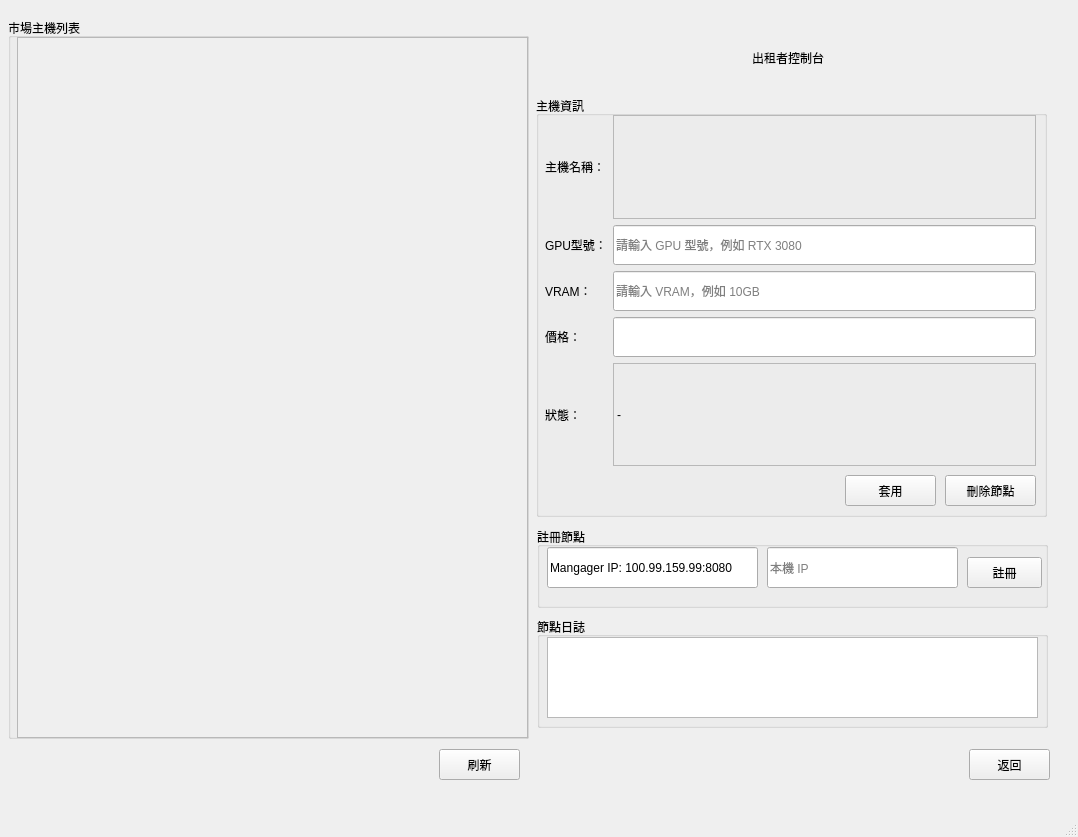
<?xml version="1.0" encoding="UTF-8"?>
<ui version="4.0">
 <class>MainWindow</class>
 <widget class="QMainWindow" name="MainWindow">
  <property name="geometry">
   <rect>
    <x>0</x>
    <y>0</y>
    <width>1078</width>
    <height>837</height>
   </rect>
  </property>
  <property name="windowTitle">
   <string>MainWindow</string>
  </property>
  <widget class="QWidget" name="centralwidget">
   <layout class="QHBoxLayout" name="horizontalLayout_2">
    <item>
     <widget class="QStackedWidget" name="stackedWidget">
      <property name="currentIndex">
       <number>2</number>
      </property>
      <widget class="QWidget" name="page">
       <widget class="QPushButton" name="btn_role_renter">
        <property name="geometry">
         <rect>
          <x>60</x>
          <y>80</y>
          <width>461</width>
          <height>641</height>
         </rect>
        </property>
        <property name="layoutDirection">
         <enum>Qt::LayoutDirection::RightToLeft</enum>
        </property>
        <property name="text">
         <string>租借者</string>
        </property>
        <property name="iconSize">
         <size>
          <width>16</width>
          <height>16</height>
         </size>
        </property>
       </widget>
       <widget class="QPushButton" name="btn_role_provider">
        <property name="geometry">
         <rect>
          <x>530</x>
          <y>80</y>
          <width>461</width>
          <height>641</height>
         </rect>
        </property>
        <property name="text">
         <string>出租者</string>
        </property>
        <property name="iconSize">
         <size>
          <width>16</width>
          <height>16</height>
         </size>
        </property>
        <property name="autoRepeatDelay">
         <number>300</number>
        </property>
       </widget>
      </widget>
      <widget class="QWidget" name="page_2">
       <widget class="QWidget" name="horizontalLayoutWidget">
        <property name="geometry">
         <rect>
          <x>0</x>
          <y>50</y>
          <width>521</width>
          <height>681</height>
         </rect>
        </property>
        <layout class="QHBoxLayout" name="horizontalLayout">
         <item>
          <widget class="QScrollArea" name="sa_renter_nodes">
           <property name="widgetResizable">
            <bool>true</bool>
           </property>
           <widget class="QWidget" name="sa_renter_nodes_content">
            <property name="geometry">
             <rect>
              <x>0</x>
              <y>0</y>
              <width>517</width>
              <height>677</height>
             </rect>
            </property>
            <widget class="QWidget" name="verticalLayoutWidget_3">
             <property name="geometry">
              <rect>
               <x>0</x>
               <y>0</y>
               <width>521</width>
               <height>681</height>
              </rect>
             </property>
             <layout class="QVBoxLayout" name="vlay_renter_nodes"/>
            </widget>
           </widget>
          </widget>
         </item>
        </layout>
       </widget>
       <widget class="QPushButton" name="btn_back_renter">
        <property name="geometry">
         <rect>
          <x>960</x>
          <y>740</y>
          <width>81</width>
          <height>31</height>
         </rect>
        </property>
        <property name="text">
         <string>返回</string>
        </property>
       </widget>
       <widget class="QWidget" name="horizontalLayoutWidget_5">
        <property name="geometry">
         <rect>
          <x>0</x>
          <y>0</y>
          <width>521</width>
          <height>51</height>
         </rect>
        </property>
        <layout class="QHBoxLayout" name="horizontalLayout_5">
         <item>
          <widget class="QPushButton" name="btn_r_refresh_nodes">
           <property name="text">
            <string>刷新</string>
           </property>
          </widget>
         </item>
         <item>
          <widget class="QLabel" name="lbl_r_manager">
           <property name="text">
            <string>manager IP：</string>
           </property>
          </widget>
         </item>
        </layout>
       </widget>
       <widget class="QWidget" name="verticalLayoutWidget_4">
        <property name="geometry">
         <rect>
          <x>519</x>
          <y>9</y>
          <width>531</width>
          <height>721</height>
         </rect>
        </property>
        <layout class="QVBoxLayout" name="verticalLayout">
         <item>
          <widget class="QGroupBox" name="gb_r_submit">
           <property name="title">
            <string>送出任務</string>
           </property>
           <widget class="QLabel" name="lbl_r_selected_node">
            <property name="geometry">
             <rect>
              <x>10</x>
              <y>20</y>
              <width>511</width>
              <height>16</height>
             </rect>
            </property>
            <property name="text">
             <string>尚未選擇節點</string>
            </property>
           </widget>
           <widget class="QLineEdit" name="edit_r_container">
            <property name="geometry">
             <rect>
              <x>10</x>
              <y>40</y>
              <width>511</width>
              <height>21</height>
             </rect>
            </property>
            <property name="text">
             <string>nvidia/cuda:13.1.1-cudnn-devel-ubuntu24.04</string>
            </property>
            <property name="placeholderText">
             <string>docker.io/rocm/dev-ubuntu-24.04:7.2</string>
            </property>
           </widget>
           <widget class="QPlainTextEdit" name="edit_r_script">
            <property name="geometry">
             <rect>
              <x>10</x>
              <y>70</y>
              <width>511</width>
              <height>131</height>
             </rect>
            </property>
            <property name="plainText">
             <string>nvidia-smi</string>
            </property>
           </widget>
           <widget class="QPushButton" name="btn_r_submit_job">
            <property name="geometry">
             <rect>
              <x>450</x>
              <y>210</y>
              <width>75</width>
              <height>23</height>
             </rect>
            </property>
            <property name="text">
             <string>送出任務</string>
            </property>
           </widget>
          </widget>
         </item>
         <item>
          <widget class="QGroupBox" name="gb_r_stdout">
           <property name="title">
            <string>STDOUT</string>
           </property>
           <widget class="QPlainTextEdit" name="text_r_stdout">
            <property name="geometry">
             <rect>
              <x>10</x>
              <y>20</y>
              <width>511</width>
              <height>201</height>
             </rect>
            </property>
            <property name="readOnly">
             <bool>true</bool>
            </property>
           </widget>
          </widget>
         </item>
         <item>
          <widget class="QGroupBox" name="gb_r_stderr">
           <property name="title">
            <string>STDERR</string>
           </property>
           <widget class="QPlainTextEdit" name="text_r_stderr">
            <property name="geometry">
             <rect>
              <x>10</x>
              <y>20</y>
              <width>511</width>
              <height>201</height>
             </rect>
            </property>
            <property name="readOnly">
             <bool>true</bool>
            </property>
           </widget>
          </widget>
         </item>
        </layout>
       </widget>
      </widget>
      <widget class="QWidget" name="page_3">
       <widget class="QWidget" name="horizontalLayoutWidget_2">
        <property name="geometry">
         <rect>
          <x>-1</x>
          <y>9</y>
          <width>521</width>
          <height>721</height>
         </rect>
        </property>
        <layout class="QHBoxLayout" name="horizontalLayout_3">
         <item>
          <widget class="QGroupBox" name="groupBox">
           <property name="title">
            <string>市場主機列表</string>
           </property>
           <widget class="QScrollArea" name="sa_provider_market">
            <property name="geometry">
             <rect>
              <x>9</x>
              <y>19</y>
              <width>511</width>
              <height>701</height>
             </rect>
            </property>
            <property name="widgetResizable">
             <bool>true</bool>
            </property>
            <widget class="QWidget" name="sa_provider_market_content">
             <property name="geometry">
              <rect>
               <x>0</x>
               <y>0</y>
               <width>509</width>
               <height>699</height>
              </rect>
             </property>
             <widget class="QWidget" name="verticalLayoutWidget">
              <property name="geometry">
               <rect>
                <x>9</x>
                <y>9</y>
                <width>491</width>
                <height>681</height>
               </rect>
              </property>
              <layout class="QVBoxLayout" name="vlay_provider_cards">
               <item>
                <spacer name="verticalSpacer">
                 <property name="orientation">
                  <enum>Qt::Orientation::Vertical</enum>
                 </property>
                 <property name="sizeHint" stdset="0">
                  <size>
                   <width>20</width>
                   <height>40</height>
                  </size>
                 </property>
                </spacer>
               </item>
              </layout>
             </widget>
            </widget>
           </widget>
          </widget>
         </item>
        </layout>
       </widget>
       <widget class="QWidget" name="horizontalLayoutWidget_3">
        <property name="geometry">
         <rect>
          <x>519</x>
          <y>9</y>
          <width>531</width>
          <height>721</height>
         </rect>
        </property>
        <layout class="QHBoxLayout" name="horizontalLayout_4">
         <item>
          <widget class="QWidget" name="w_provider_right" native="true">
           <widget class="QWidget" name="verticalLayoutWidget_2">
            <property name="geometry">
             <rect>
              <x>-1</x>
              <y>-1</y>
              <width>531</width>
              <height>721</height>
             </rect>
            </property>
            <layout class="QVBoxLayout" name="vlay_provider_right">
             <item>
              <widget class="QWidget" name="w_provider_topbar" native="true">
               <widget class="QWidget" name="horizontalLayoutWidget_4">
                <property name="geometry">
                 <rect>
                  <x>10</x>
                  <y>10</y>
                  <width>501</width>
                  <height>61</height>
                 </rect>
                </property>
                <layout class="QHBoxLayout" name="hlay_provider_topbar">
                 <item>
                  <spacer name="horizontalSpacer">
                   <property name="orientation">
                    <enum>Qt::Orientation::Horizontal</enum>
                   </property>
                   <property name="sizeHint" stdset="0">
                    <size>
                     <width>40</width>
                     <height>20</height>
                    </size>
                   </property>
                  </spacer>
                 </item>
                 <item>
                  <widget class="QLabel" name="lbl_provider_title">
                   <property name="text">
                    <string>出租者控制台</string>
                   </property>
                  </widget>
                 </item>
                 <item>
                  <spacer name="horizontalSpacer_2">
                   <property name="orientation">
                    <enum>Qt::Orientation::Horizontal</enum>
                   </property>
                   <property name="sizeHint" stdset="0">
                    <size>
                     <width>40</width>
                     <height>20</height>
                    </size>
                   </property>
                  </spacer>
                 </item>
                </layout>
               </widget>
               <widget class="QGroupBox" name="gb_p_detail">
                <property name="geometry">
                 <rect>
                  <x>9</x>
                  <y>79</y>
                  <width>511</width>
                  <height>421</height>
                 </rect>
                </property>
                <property name="title">
                 <string>主機資訊</string>
                </property>
                <widget class="QWidget" name="w_p_detail" native="true">
                 <property name="geometry">
                  <rect>
                   <x>-1</x>
                   <y>9</y>
                   <width>511</width>
                   <height>421</height>
                  </rect>
                 </property>
                 <widget class="QWidget" name="layoutWidget">
                  <property name="geometry">
                   <rect>
                    <x>10</x>
                    <y>10</y>
                    <width>491</width>
                    <height>351</height>
                   </rect>
                  </property>
                  <layout class="QGridLayout" name="gridLayout">
                   <item row="4" column="0">
                    <widget class="QLabel" name="label_6">
                     <property name="text">
                      <string>狀態：</string>
                     </property>
                    </widget>
                   </item>
                   <item row="4" column="1">
                    <widget class="QLabel" name="lbl_p_status_value">
                     <property name="minimumSize">
                      <size>
                       <width>100</width>
                       <height>40</height>
                      </size>
                     </property>
                     <property name="frameShape">
                      <enum>QFrame::Shape::StyledPanel</enum>
                     </property>
                     <property name="text">
                      <string>-</string>
                     </property>
                    </widget>
                   </item>
                   <item row="2" column="0">
                    <widget class="QLabel" name="label_4">
                     <property name="text">
                      <string>VRAM：</string>
                     </property>
                    </widget>
                   </item>
                   <item row="3" column="1">
                    <widget class="QLineEdit" name="edit_p_price">
                     <property name="minimumSize">
                      <size>
                       <width>100</width>
                       <height>40</height>
                      </size>
                     </property>
                    </widget>
                   </item>
                   <item row="2" column="1">
                    <widget class="QLineEdit" name="edit_p_vram">
                     <property name="minimumSize">
                      <size>
                       <width>100</width>
                       <height>40</height>
                      </size>
                     </property>
                     <property name="placeholderText">
                      <string>請輸入 VRAM，例如 10GB</string>
                     </property>
                    </widget>
                   </item>
                   <item row="3" column="0">
                    <widget class="QLabel" name="label_5">
                     <property name="text">
                      <string>價格：</string>
                     </property>
                    </widget>
                   </item>
                   <item row="1" column="1">
                    <widget class="QLineEdit" name="edit_p_gpu_model">
                     <property name="enabled">
                      <bool>true</bool>
                     </property>
                     <property name="minimumSize">
                      <size>
                       <width>100</width>
                       <height>40</height>
                      </size>
                     </property>
                     <property name="placeholderText">
                      <string>請輸入 GPU 型號，例如 RTX 3080</string>
                     </property>
                    </widget>
                   </item>
                   <item row="1" column="0">
                    <widget class="QLabel" name="label_3">
                     <property name="text">
                      <string>GPU型號：</string>
                     </property>
                    </widget>
                   </item>
                   <item row="0" column="0">
                    <widget class="QLabel" name="label_2">
                     <property name="text">
                      <string>主機名稱：</string>
                     </property>
                    </widget>
                   </item>
                   <item row="0" column="1">
                    <widget class="QLabel" name="lbl_p_host_value">
                     <property name="minimumSize">
                      <size>
                       <width>100</width>
                       <height>40</height>
                      </size>
                     </property>
                     <property name="frameShape">
                      <enum>QFrame::Shape::StyledPanel</enum>
                     </property>
                     <property name="text">
                      <string/>
                     </property>
                    </widget>
                   </item>
                  </layout>
                 </widget>
                 <widget class="QPushButton" name="btn_p_apply_price">
                  <property name="geometry">
                   <rect>
                    <x>310</x>
                    <y>370</y>
                    <width>91</width>
                    <height>31</height>
                   </rect>
                  </property>
                  <property name="text">
                   <string>套用</string>
                  </property>
                 </widget>
                 <widget class="QPushButton" name="btn_p_delete_node">
                  <property name="geometry">
                   <rect>
                    <x>410</x>
                    <y>370</y>
                    <width>91</width>
                    <height>31</height>
                   </rect>
                  </property>
                  <property name="text">
                   <string>刪除節點</string>
                  </property>
                 </widget>
                </widget>
               </widget>
               <widget class="QGroupBox" name="gb_p_register">
                <property name="geometry">
                 <rect>
                  <x>10</x>
                  <y>510</y>
                  <width>511</width>
                  <height>81</height>
                 </rect>
                </property>
                <property name="title">
                 <string>註冊節點</string>
                </property>
                <widget class="QPushButton" name="btn_p_register">
                 <property name="geometry">
                  <rect>
                   <x>430</x>
                   <y>30</y>
                   <width>75</width>
                   <height>31</height>
                  </rect>
                 </property>
                 <property name="text">
                  <string>註冊</string>
                 </property>
                </widget>
                <widget class="QLineEdit" name="edit_p_manager">
                 <property name="geometry">
                  <rect>
                   <x>10</x>
                   <y>20</y>
                   <width>211</width>
                   <height>41</height>
                  </rect>
                 </property>
                 <property name="text">
                  <string>Mangager IP: 100.99.159.99:8080</string>
                 </property>
                 <property name="placeholderText">
                  <string>100.99.159.99:8080</string>
                 </property>
                </widget>
                <widget class="QLineEdit" name="edit_p_node_ip">
                 <property name="geometry">
                  <rect>
                   <x>230</x>
                   <y>20</y>
                   <width>191</width>
                   <height>41</height>
                  </rect>
                 </property>
                 <property name="placeholderText">
                  <string>本機 IP</string>
                 </property>
                </widget>
               </widget>
               <widget class="QGroupBox" name="gb_p_log">
                <property name="geometry">
                 <rect>
                  <x>10</x>
                  <y>600</y>
                  <width>511</width>
                  <height>111</height>
                 </rect>
                </property>
                <property name="title">
                 <string>節點日誌</string>
                </property>
                <widget class="QPlainTextEdit" name="text_p_log">
                 <property name="geometry">
                  <rect>
                   <x>10</x>
                   <y>20</y>
                   <width>491</width>
                   <height>81</height>
                  </rect>
                 </property>
                 <property name="readOnly">
                  <bool>true</bool>
                 </property>
                </widget>
               </widget>
              </widget>
             </item>
            </layout>
           </widget>
          </widget>
         </item>
        </layout>
       </widget>
       <widget class="QPushButton" name="btn_back_provider">
        <property name="geometry">
         <rect>
          <x>960</x>
          <y>740</y>
          <width>81</width>
          <height>31</height>
         </rect>
        </property>
        <property name="text">
         <string>返回</string>
        </property>
       </widget>
       <widget class="QPushButton" name="btn_p_refresh">
        <property name="geometry">
         <rect>
          <x>430</x>
          <y>740</y>
          <width>81</width>
          <height>31</height>
         </rect>
        </property>
        <property name="text">
         <string>刷新</string>
        </property>
       </widget>
      </widget>
     </widget>
    </item>
   </layout>
  </widget>
  <widget class="QMenuBar" name="menubar">
   <property name="geometry">
    <rect>
     <x>0</x>
     <y>0</y>
     <width>1078</width>
     <height>21</height>
    </rect>
   </property>
  </widget>
  <widget class="QStatusBar" name="statusbar"/>
 </widget>
 <resources/>
 <connections/>
</ui>
